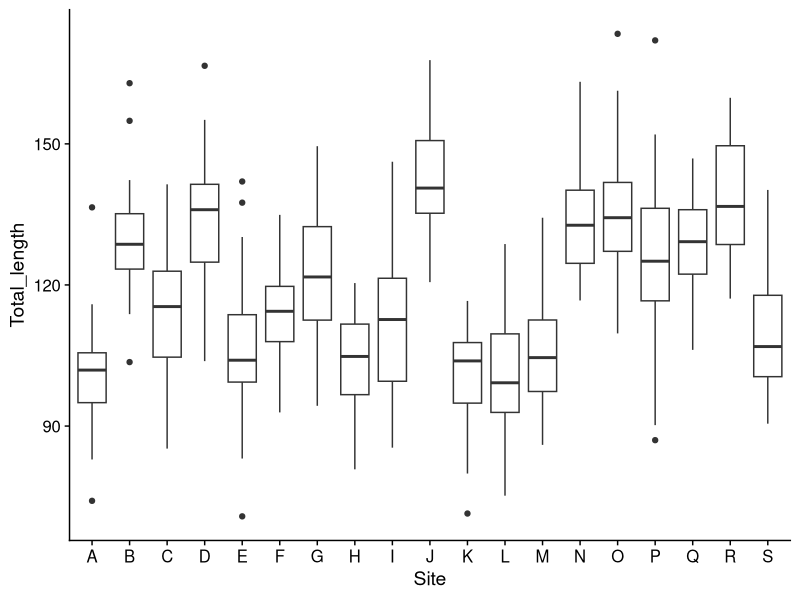

Reproduce this figure in R. (Note: this script raises an error after producing the figure.)
# Week 2: Data manipulation

## This week, we're talking about dplyr
## It corresponds with chapter 5 of R for Data Science 
  ## (http://r4ds.had.co.nz/transform.html)
library(tidyverse)
library(cowplot)
library(ggforce)
theme_set(theme_cowplot())

# Get the data; the quakes dataset already exists in R
lizards <- read_csv("data/anoles.csv")

#### mutate(): add a new column to a data frame ####

# The resulting column is the same length as the existing ones
mutate(.data = lizards, Total_length = SVL + Tail)
# Note that you don't have to explicitly name the .data argument; just put it first
mutate(lizards, Total_length = SVL + Tail)
  
# You can mutate multiple variables in one command
mutate(lizards, 
       total_length = SVL + Tail,
       rel_limb = Limb/SVL,
       log_total_length = log(total_length)) # You can refer to previously created columns 
# (You may need to expand your console or use View() to see the new columns)
  
#### The Pipe ( %>% ) ####

# THese are the same:  
mutate(lizards, Total_length = SVL + Tail)
lizards %>% mutate(Total_length = SVL + Tail)
  
# The pipe strings together functions.
  # It takes the result of one function and makes it 
    # the first argument of the next
  # b(a(x)) can be re-written as x %>% a() %>% b() or x %>% a %>% b
# Think of it as "then"
  # Take x, then do a, then do b
  # This makes the order you write your code the same as the order it's executed.
# Almost all of the functions in the tidyverse take data 
  # as the first argument, so the pipe can be very powerful
# Example: take the lizard data set, then calculate the total length, 
  # then plot how it varies among sites
lizards %>% 
  mutate(Total_length = SVL + Tail) %>% 
  ggplot()+ aes(x = Site, y = Total_length) + geom_boxplot()

# RStudio shortcut: Ctrl + Shift + M (Cmd + Shift + M on Mac)

# Some other useful mutate commands
lizards %>% mutate(intercept = 1) # creates a fixed column
lizards %>% mutate(row_number = 1:n()) 

#### Exercises: 
# 1. Add a column to the lizards dataset that gives the lizard's height
  # relative to the maximum height.  
  # Hint: max(x) shows the largest value of x. 

# 2. Make a plot of relative limb length (Limb/SVL) vs. 
  # perch circumference (Diameter * pi); 
  # define the new column as perch_circum
lizards %>% 
  # your code here %>% 
ggplot() + aes(x = rel_limb, y = perch_circum) + geom_point()

#### filter(): returns subsets of a data frame ####

# Let's define large lizards:
mutate(lizards, large = SVL > 60)
# This is a logical (TRUE/FALSE) column;

# What if we wanted to subset by the large lizards?
mutate(lizards, large = SVL > 60) %>% filter(large)
# selects only the rows where large == TRUE

# Alternatively, we don't have to define large:
filter(lizards, SVL > 60)
# A filter command returns every row where the logical statement is TRUE

# Logical vectors are created from conditional statements:
# x == y; TRUE if x equals y (This is not the same as x = y)!
# x != y; TRUE if x does not equal y
# x > y; x >= y; 
# x < y; x <= y; 
# between(x, y, z); TRUE if x >= y AND x <= z
# x %in% y; TRUE if x is an element in y
# is.na(x); TRUE if x is a missing value (NA)

# Combining and modifying logical values:
# x & y  - returns TRUE if both x and y are TRUE
# x | y - returns TRUE if either x or y are TRUE
# !x - returns the opposite of x
  # This is useful to combine with other logical functions
  # filter(data, !is.na(x))  will remove all rows where x is a missing value

# What's the SVL-Height relationship for Blue lizards in
#  sites A through E?
lizards %>% # You can filter multiple statements;
  filter(Color_morph == "Blue", # the result is the case where all conditions
         Site %in% c("A", "B", "C", "D", "E")) %>% # are TRUE
  ggplot(aes(x = SVL, y = Height, color = Site)) + geom_point()

#### Exercises:
#### 
# 3. Print a dataframe that shows only the lizards higher than 150 cm. Working off your code, count how many there were.

# 4. How many lizards perching on trees or shrubs aren't brown?  Visualize the height to diameter relationship between them.

#### select(): keep or remove columns ####

lizards %>% select(Site, Color_morph, SVL) # keeps the columns Site, Color_morph, SVL

# Three ways to select variables:
# By name (which we just did)

# From a character vector
keep_cols = c("Site", "Color_morph", "SVL")
lizards %>% select(keep_cols)

# By position
lizards %>% select( 1, 2, 7) 
lizards %>% select(1:4) # this is more useful for ranges of values

# Use negative signs to REMOVE columns
lizards %>% select(-Color_morph, -Limb)
lizards %>% select(-(1:5))

#### arrange(): Sorts your columns ####

lizards %>% arrange(Mass) # Sorts from lowest to highest
lizards %>% arrange(desc(Mass)) # use desc() to sort from highest to lowest

  # Categorical variables:
lizards %>% arrange(Site) # Note how there's some ties
lizards %>% arrange(Site, Color_morph, SVL) # You can add extra variables to break ties

  # This can be useful for creating rankings
lizards %>% arrange(desc(SVL)) %>% 
  mutate(size_rank = 1:n())

#### summarize(): create summary statistics ####

# summarize (or summarise) is like mutate, but it produces 
  # columns that are shorter than the input
lizards %>% summarize(mean_SVL = mean(SVL), sd_SVL = sd(SVL),
                        med_SVL = median(SVL), count = n())
# Summarize takes in a bunch of rows and returns one.  
  # You can use any function that takes in a vector and 
  # returns a single value.
# One useful trick for getting proportions:
  # The mean of a logical statement is the proportion that's TRUE
lizards %>% summarize(prop_tree = mean(Perch_type == "Tree"), 
                      prop_shrub = mean(Perch_type == "Shrub"),
                      prop_building = mean(Perch_type == "Building"),
                      prop_other = 1 - (prop_tree + prop_shrub + prop_building))

lizards %>% summarize_all(mean) # summarize_all applies the function to each variable.  Note that we're getting NAs for some, because you can't take the mean of a category.  
# That didn't make sense for Site, Color_morph, and Perch_type,
  # so let's re-do that with only the numeric columns
lizards %>% summarize_if(is.numeric,mean)
# There are similar functions like mutate_all, filter_if, etc.
 
#### group_by(): apply functions separately to each group ####

# Summarize (and other functions) become much powerful when applied to group_data

lizards %>% group_by(Site) # This doesn't seem to do much 

lizards %>% group_by(Site) %>% 
  summarize(mean_SVL = mean(SVL), count = n()) 
# But that's interesting...

# You can group by multiple factors:
lizards %>% group_by(Site, Color_morph) %>% 
  summarize(mean_SVL = mean(SVL), count = n()) %>% ungroup() 

# A more complicated example:
# Plot the mean +/- standard error of each color at each site
lizards %>% group_by(Site, Color_morph) %>% 
  # Calculate Mean and SE
  summarize(mean_SVL = mean(SVL), std_err = sd(SVL) / sqrt(n())) %>% #
  ungroup() %>% 
  # Calculate upper/lower limits for error bars
  mutate(lower = mean_SVL - std_err, upper = mean_SVL + std_err) %>% 
  ggplot() + # Create the plot
    aes(x = Site, y = mean_SVL, color = Color_morph, 
        ymin = lower, ymax = upper) + 
    # Add the points and error bars
    geom_errorbar(position = position_dodge(width = .45)) +
    # Note that position argument is used to keep the colors from overlapping
    geom_point(position = position_dodge(width = .45))  

# group_by() doesn't just work with summarize()

# What's the relative height of each lizard within each site?
lizards %>% group_by(Site) %>% 
  mutate(rel_height = Height/max(Height)) %>% 
  # Note here that max(Height) was applied within sites
  ungroup %>% 
  ggplot(aes(x = Site, y = rel_height)) + geom_sina() #(width = .2)

#### Exercises:

# 5. Visualize the relationship between the maximum height at a site and the average limb length
lizards %>% 
  # Your code here %>% 
  ggplot() + aes(x = max_height, y = mean_limb) + 
  geom_smooth(method = "lm") + geom_point() 
  
# Advanced question: For each site, what's the mean limb length 
  # of the five largest individuals (by SVL)? 
  # What proportion of these indiviuals is blue? 
